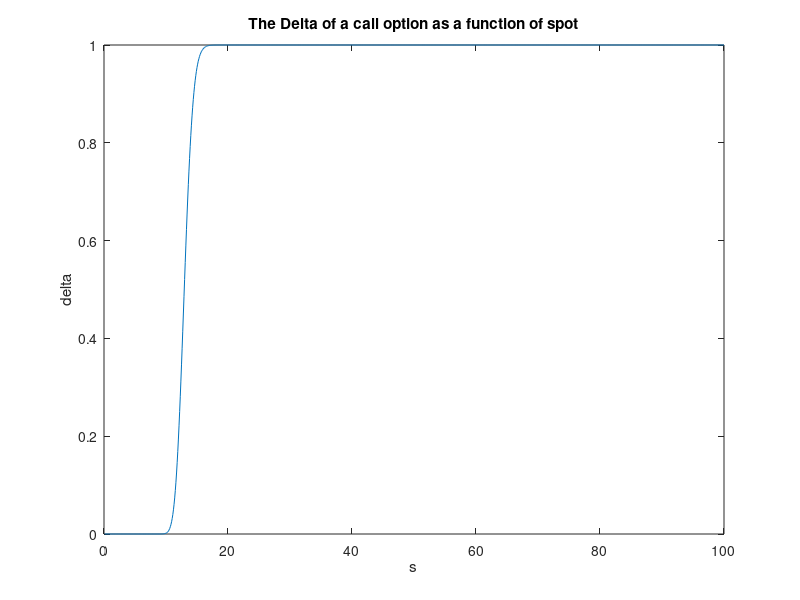
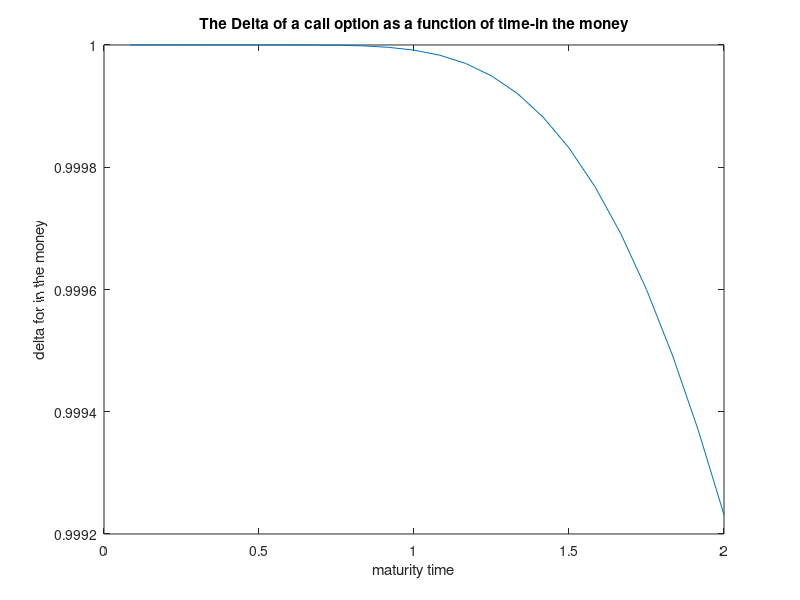
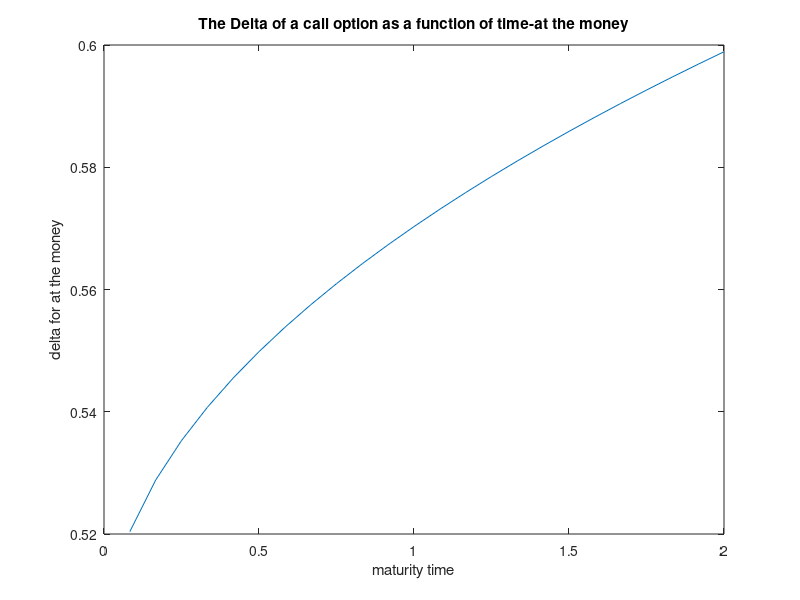
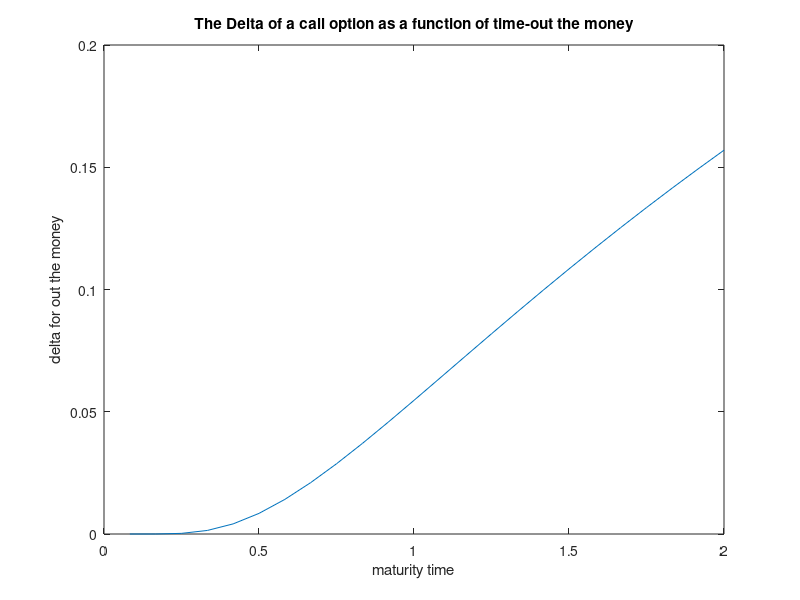

These charts were generated, in order, by the following MATLAB code:
clear; clc;
s=[0.1:0.1:100]';
k=13;
r=0.0077;
vol=0.3035;
t=1/12;
%delta
delta = blsdelta(s,k,r,t,vol);
%graph1
figure;
plot(s,delta);
title('The Delta of a call option as a function of spot');
ylabel('delta');
xlabel('s');

%graph2
t_2yrs=[1/12:1/12:2];
s_last_day=13.99;
k_in_the_money=4;
delta_in_the_money = blsdelta(s_last_day,k_in_the_money,r,t_2yrs,vol);
figure;
plot(t_2yrs,delta_in_the_money);
title('The Delta of a call option as a function of time-in the money');
ylabel('delta for in the money');
xlabel('maturity time');

k_at_the_money=13.99;
delta_at_the_money = blsdelta(s_last_day,k_at_the_money,r,t_2yrs,vol);
figure;
plot(t_2yrs,delta_at_the_money);
title('The Delta of a call option as a function of time-at the money');
ylabel('delta for at the money');
xlabel('maturity time');

k_out_the_money=24;
delta_out_the_money = blsdelta(s_last_day,k_out_the_money,r,t_2yrs,vol);
figure;
plot(t_2yrs,delta_out_the_money);
title('The Delta of a call option as a function of time-out the money');
ylabel('delta for out the money');
xlabel('maturity time');

%gamma
gamma = blsgamma(s,k,r,t,vol);
%graph3
figure;
plot(s,gamma);
title('The Gamma of a call option as a function of spot');
ylabel('gamma');
xlabel('s');

%vega
vega = blsvega(s,k,r,t,vol);

%graph4
vol_to1=[0.05:0.05:1];
vega_vol = blsvega(s_last_day,k,r,t,vol_to1);
figure;
plot(vol_to1,vega_vol);
title('The Vega of a call option as a function of volatility');
ylabel('vega');
xlabel('vol');

figure;
plot(s,vega);
title('The Vega of a call option as a function of spot');
ylabel('vega');
xlabel('s');

t_2yrs=[1/12:1/12:2];
vega_time = blsvega(s_last_day,k,r,t_2yrs,vol);
figure;
plot(t_2yrs,vega_time);
title('The vega of a call option as a function of time');
ylabel('vega');
xlabel('maturity time');

%rho
rho = blsrho(s,k,r,t,vol);

%theta
theta = blstheta(s,k,r,t,vol);
